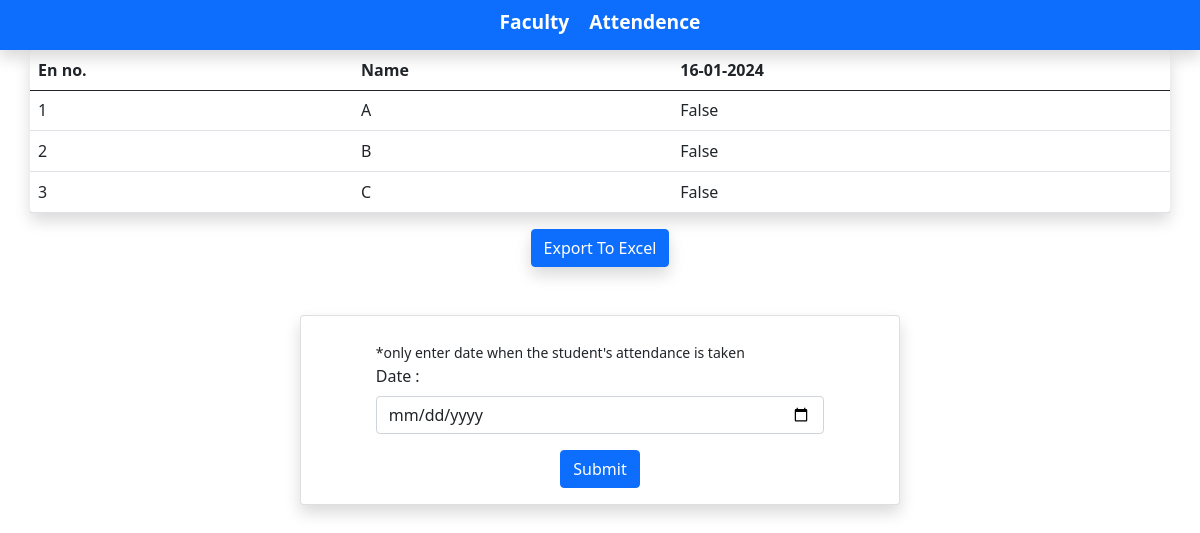
The app's page /faculty/ with its own data.
### college_admin/models.py (models this page shows)
class register(models.Model):
    en_no = models.TextField(max_length=20,primary_key=True)
    name = models.TextField(max_length=20)
    img = models.ImageField(upload_to="img/")
    attended = models.BooleanField(default=False)

### faculty/views.py (the view, shortened to what this page needs)
# urls.py: path('',F_home,name='F_home'),
def F_home(request):
    data = register.objects.values("en_no", "name", "attended")
    context = {
        "page": "Faculty",
        "data": data,
        "current_datetime": current_datetime,
    }
    date = ""
    return render(request, "F_index.html", context)

### faculty/templates/F_index.html (shortened to what this page needs)
{% extends "./base.html" %}
{% block index %}
<table class="table container shadow rounded-3 border-5">
  <thead>
    <tr>
      <th scope="col">En no.</th>
      <th scope="col">Name</th>
      <th scope="col">{{ current_datetime|date:"d-m-Y"}}</th>
    </tr>
  </thead>
  <tbody>
    <tr>
      {% for row in data %}
    <tr>
      <td>{{ row.en_no }}</td>
      <td>{{ row.name }}</td>
      <td>{{ row.attended }}</td>
    </tr>
    {% endfor %}
    </tr>
  </tbody>
</table>
<form method="post" action="{% url 'export_to_excel' %}">
  <div class="d-block custom-button mt-3">
    <button type="submit" class="btn btn-primary shadow">Export To Excel</button>
  </div>
</form>
<div class="d-flex justify-content-center">
  <section class="card shadow m-5 d-flex justify-content-center align-items-center w-50">
    <div class="mb-3 w-75 d-block m-4">
      <form method="post">
          <small>*only enter date when the student's attendance is taken</small>
          <label for="exampleInputEmail1" class="form-label d-block">Date : </label>
          <input type="date" class="form-control" name="date">
          <div class="d-block custom-button mt-3">
            <button type="submit" class="btn btn-primary">Submit</button>
          </div>
      </form>
    </div>
  </section>
{% endblock %}

### college_admin/static/css/CA_index.css (style rules this page uses)
.custom-button { text-align: center; }

### records on screen
register: en_no "1", name "A", attended "False"
register: en_no "2", name "B", attended "False"
register: en_no "3", name "C", attended "False"

### other values on screen
{{ current_datetime|date:"d-m-Y" }} "16-01-2024"
